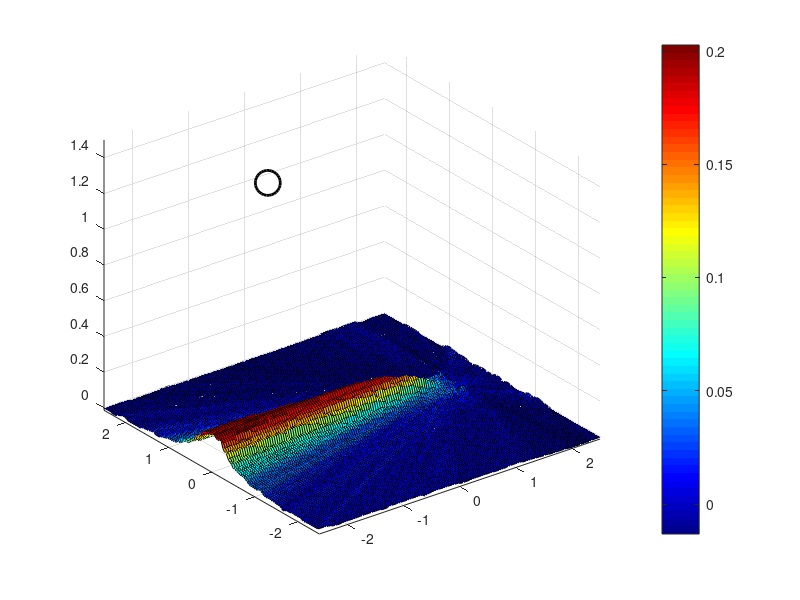

This chart was generated by the following MATLAB code: (Note: this script raises an error after producing the figure.)

% Plots the average, minimum and maximum images for the stored series.

clear;    
load('testdata.mat');

%%%% Average of image points
imavg = im{1};
for aa = 2:vars.N
    imavg = imavg + im{aa};
end
imavg = imavg./vars.N;

%%%% Minimum of image points
immin = im{1};
for aa = 2:vars.N
    immin = min(immin,im{aa});
end

%%%% Maximum of image points
immax = im{1};
for aa = 2:vars.N
    immax = max(immax,im{aa});
end
    
% Set common scale for plots
maximums(1) = max(imavg(:));
maximums(2) = max(immin(:));
maximums(3) = max(immax(:));
zmax = max(maximums);

minimums(1) = min(imavg(:));
minimums(2) = min(immin(:));
minimums(3) = min(immax(:));
zmin = min(minimums);

%%%% Plot
figure(2);
h = surf(vars.gridax{1},vars.gridax{2}, imavg);
peakVal = max(max(im{aa})); % Used to test convergence
colormap(jet); colorbar; axis('xy');
axis([vars.froom(1,1)-.25, vars.froom(1,2)+.25, vars.froom(2,1)-.25, vars.froom(2,2)+.25]);
hold on;
%  Mark coherenet noise positions
%       plot(sigposn(1,:),sigposn(2,:),'xb','MarkerSize', 18,'LineWidth', 2);  %  Coherent noise
%  Mark actual target positions  
sourceplot = plot3(vars.sigpos(1,:),vars.sigpos(2,:),ones(vars.sigtot)*1.5,'ok', 'MarkerSize', 18,'LineWidth', 2);
axis('tight');

for iii = 1:localvars.value{2} % Label Platform numbers
    vars.platcenters{aa}(iii,:) = mjs_platform(iii).getCenter();
    platlabs{aa}(iii) = plot3(vars.platcenters{aa}(iii,1),vars.platcenters{aa}(iii,2),vars.platcenters{aa}(iii,3),'sr','MarkerSize', 12,'LineWidth',2);
end

    % Draw Room walls
plot([vars.vn(1,:), vars.vn(1,1)],[vars.vn(2,:), vars.vn(2,1)],'k--')
% Label Plot
xlabel('Xaxis Meters')
ylabel('Yaxis Meters')
title({['SRP Average image (Clusters centered at squares,'],[' Target in circle)']} )
limits = axis;
caxis([zmin zmax]);
axis([limits(1:4),zmin, 1.8]);
view(2);

%%%% IMAGE ANALYSIS
[SNRdB,avgnoise,peakSourcePower,thresholdMeanPower] = imErrorAnalysis2(imavg,vars.gridax,vars.sigpos,8);
table(SNRdB,avgnoise,peakSourcePower,thresholdMeanPower)
hold off

%%%% Plot
% figure(3);
% h = surf(vars.gridax{1},vars.gridax{2}, immin);
% peakVal = max(max(im{aa})); % Used to test convergence
% colormap(jet); colorbar; axis('xy');
% axis([vars.froom(1,1)-.25, vars.froom(1,2)+.25, vars.froom(2,1)-.25, vars.froom(2,2)+.25]);
% hold on;
% %  Mark actual target positions  
% sourceplot = plot3(vars.sigpos(1,:),vars.sigpos(2,:),ones(vars.sigtot)*1.5,'ok', 'MarkerSize', 18,'LineWidth', 2);
% axis('tight');
% 
% for iii = 1:localvars.value{2} % Label Platform numbers
%     vars.platcenters{aa}(iii,:) = mjs_platform(iii).getCenter();
%     platlabs{aa}(iii) = plot3(vars.platcenters{aa}(iii,1),vars.platcenters{aa}(iii,2),vars.platcenters{aa}(iii,3),'sr','MarkerSize', 12,'LineWidth',2);
% end
% 
%     % Draw Room walls
% plot([vars.vn(1,:), vars.vn(1,1)],[vars.vn(2,:), vars.vn(2,1)],'k--')
% % Label Plot
% xlabel('Xaxis Meters')
% ylabel('Yaxis Meters')
% title({['SRP Minimum image (Clusters centered at squares,'],[' Target in circle)']} )
% limits = axis;
% caxis([zmin zmax]);
% axis([limits(1:4),zmin, 1.8]);
% view(2);
% 
% %%%% IMAGE ANALYSIS
% [SNRdB,avgnoise,peakSourcePower,thresholdMeanPower] = imErrorAnalysis2(immin,vars.gridax,vars.sigpos,8);
% table(SNRdB,avgnoise,peakSourcePower,thresholdMeanPower)
% hold off
% 
% %%%% Plot
% figure(4);
% h = surf(vars.gridax{1},vars.gridax{2}, immax);
% colormap(jet); colorbar; axis('xy');
% axis([vars.froom(1,1)-.25, vars.froom(1,2)+.25, vars.froom(2,1)-.25, vars.froom(2,2)+.25]);
% hold on;
% %  Mark actual target positions  
% sourceplot = plot3(vars.sigpos(1,:),vars.sigpos(2,:),ones(vars.sigtot)*1.5,'ok', 'MarkerSize', 18,'LineWidth', 2);
% axis('tight');
% 
% for iii = 1:localvars.value{2} % Label Platform numbers
%     vars.platcenters{aa}(iii,:) = mjs_platform(iii).getCenter();
%     platlabs{aa}(iii) = plot3(vars.platcenters{aa}(iii,1),vars.platcenters{aa}(iii,2),vars.platcenters{aa}(iii,3),'sr','MarkerSize', 12,'LineWidth',2);
% end
% 
%     % Draw Room walls
% plot([vars.vn(1,:), vars.vn(1,1)],[vars.vn(2,:), vars.vn(2,1)],'k--')
% % Label Plot
% xlabel('Xaxis Meters')
% ylabel('Yaxis Meters')
% title({['SRP Maximum image (Clusters centered at squares,'],[' Target in circle)']} ) 
% limits = axis;
% caxis([zmin zmax]);
% axis([limits(1:4),zmin, 1.8]);
% view(2);
% 
% %%%% IMAGE ANALYSIS
% [SNRdB,avgnoise,peakSourcePower,thresholdMeanPower] = imErrorAnalysis2(immax,vars.gridax,vars.sigpos,8);
% table(SNRdB,avgnoise,peakSourcePower,thresholdMeanPower)
% hold off